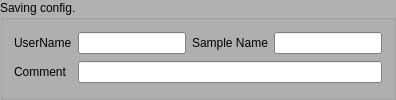
            <widget class="QGroupBox" name="groupBox_SavingConfig">
             <property name="palette">
              <palette>
               <active>
                <colorrole role="Base">
                 <brush brushstyle="SolidPattern">
                  <color alpha="255">
                   <red>255</red>
                   <green>255</green>
                   <blue>255</blue>
                  </color>
                 </brush>
                </colorrole>
                <colorrole role="Window">
                 <brush brushstyle="SolidPattern">
                  <color alpha="255">
                   <red>177</red>
                   <green>177</green>
                   <blue>177</blue>
                  </color>
                 </brush>
                </colorrole>
               </active>
               <inactive>
                <colorrole role="Base">
                 <brush brushstyle="SolidPattern">
                  <color alpha="255">
                   <red>255</red>
                   <green>255</green>
                   <blue>255</blue>
                  </color>
                 </brush>
                </colorrole>
                <colorrole role="Window">
                 <brush brushstyle="SolidPattern">
                  <color alpha="255">
                   <red>177</red>
                   <green>177</green>
                   <blue>177</blue>
                  </color>
                 </brush>
                </colorrole>
               </inactive>
               <disabled>
                <colorrole role="Base">
                 <brush brushstyle="SolidPattern">
                  <color alpha="255">
                   <red>177</red>
                   <green>177</green>
                   <blue>177</blue>
                  </color>
                 </brush>
                </colorrole>
                <colorrole role="Window">
                 <brush brushstyle="SolidPattern">
                  <color alpha="255">
                   <red>177</red>
                   <green>177</green>
                   <blue>177</blue>
                  </color>
                 </brush>
                </colorrole>
               </disabled>
              </palette>
             </property>
             <property name="cursor">
              <cursorShape>ArrowCursor</cursorShape>
             </property>
             <property name="autoFillBackground">
              <bool>true</bool>
             </property>
             <property name="title">
              <string>Saving config.</string>
             </property>
             <property name="flat">
              <bool>false</bool>
             </property>
             <property name="checkable">
              <bool>false</bool>
             </property>
             <layout class="QGridLayout" name="gridLayout_3">
              <item row="0" column="1">
               <widget class="QLineEdit" name="lineEdit_UserName"/>
              </item>
              <item row="1" column="0">
               <widget class="QLabel" name="label_3">
                <property name="text">
                 <string>Comment</string>
                </property>
               </widget>
              </item>
              <item row="0" column="2">
               <widget class="QLabel" name="label_2">
                <property name="text">
                 <string>Sample Name</string>
                </property>
               </widget>
              </item>
              <item row="0" column="0">
               <widget class="QLabel" name="label">
                <property name="text">
                 <string>UserName</string>
                </property>
               </widget>
              </item>
              <item row="0" column="3">
               <widget class="QLineEdit" name="lineEdit_SampleName"/>
              </item>
              <item row="1" column="1" colspan="3">
               <widget class="QLineEdit" name="lineEdit_Comment"/>
              </item>
             </layout>
            </widget>
